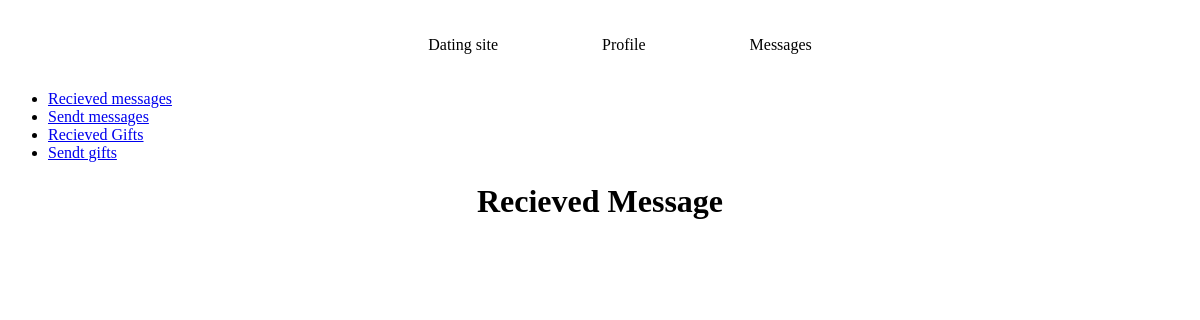
Before: /recievedMessage.php with the older database file.
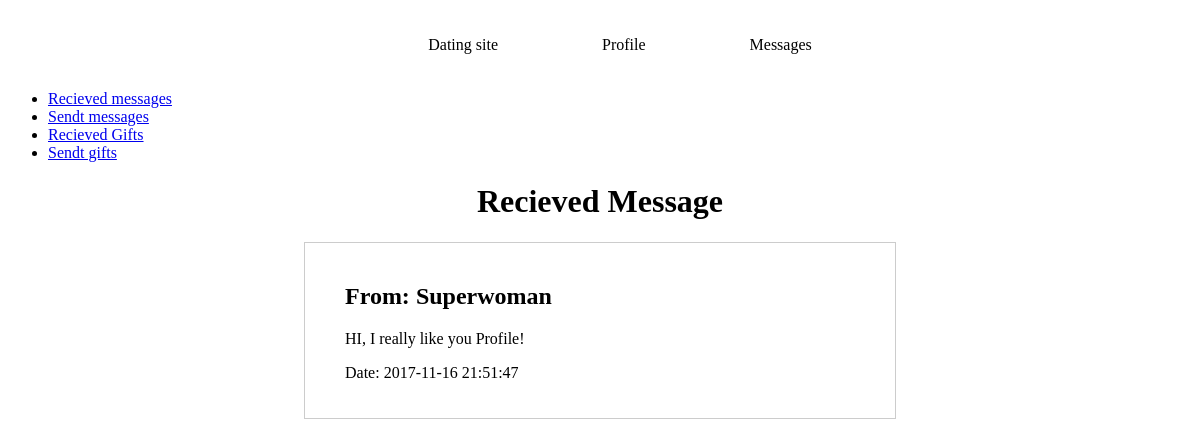
After: the same page with the newer database file.
### tables this page shows
CREATE TABLE `message` (
  `id` int(11) NOT NULL,
  `messageText` text NOT NULL,
  `date` timestamp NOT NULL DEFAULT CURRENT_TIMESTAMP,
  `userEmail` varchar(100) NOT NULL,
  `sender_userEmail` varchar(100) NOT NULL
);

CREATE TABLE `user` (
  `email` varchar(100) NOT NULL,
  `name` varchar(60) NOT NULL,
  `age` int(3) NOT NULL,
  `description` text NOT NULL,
  `image` varchar(100) NOT NULL,
  `likes` int(11) NOT NULL
);

### recievedMessage.php (the view, shortened to what this page needs)
<?php
include 'include/head.php';
include 'include/database.php';
include 'include/footer.php';
include 'include/messageMenu.php';
$messages = $conn->query('SELECT user.name, message.sender_userEmail, message.messageText, message.date FROM message JOIN user ON user.Email = message.sender_userEmail
')->fetchAll();
?><h1>Recieved Message</h1><?php
foreach ($messages as $message) {
  if ($message['sender_userEmail'] !== 'iceman@gmail.com'){
  ?>
  <section class="message">
    <h2>From: <?php echo $message['name']; ?></h2>
    <p><?php echo $message['messageText']; ?></p>
    <p>Date: <?php echo $message['date']; ?></p>
  </section>
  <?php
}
}
 ?>

Changed rows visible on the page:
added message: sender_userEmail.name "Superwoman", messageText "HI, I really like you Profile!", date "2017-11-16 21:51:47"
